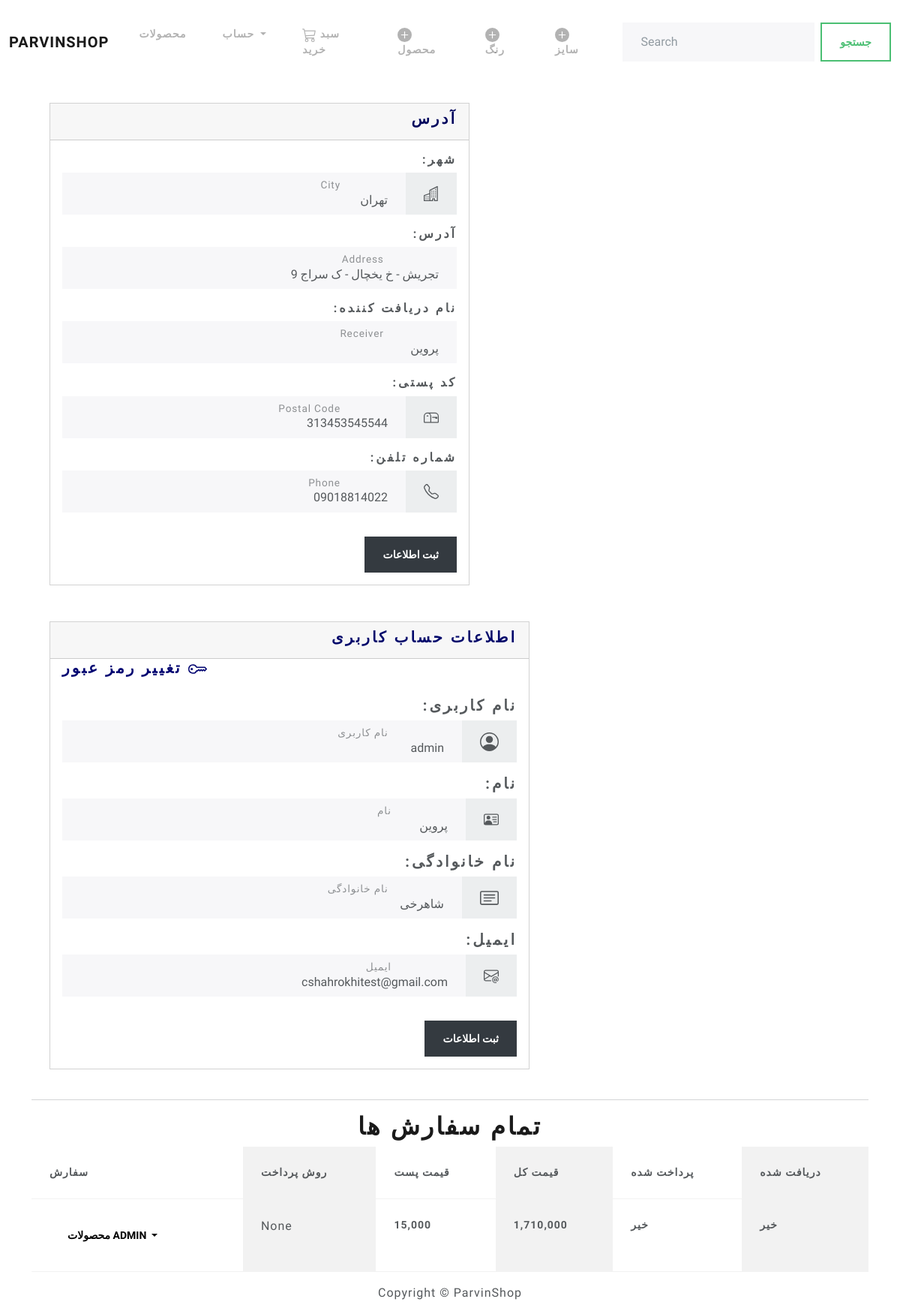
Page /user/account/ (signed in) on the earlier database version.
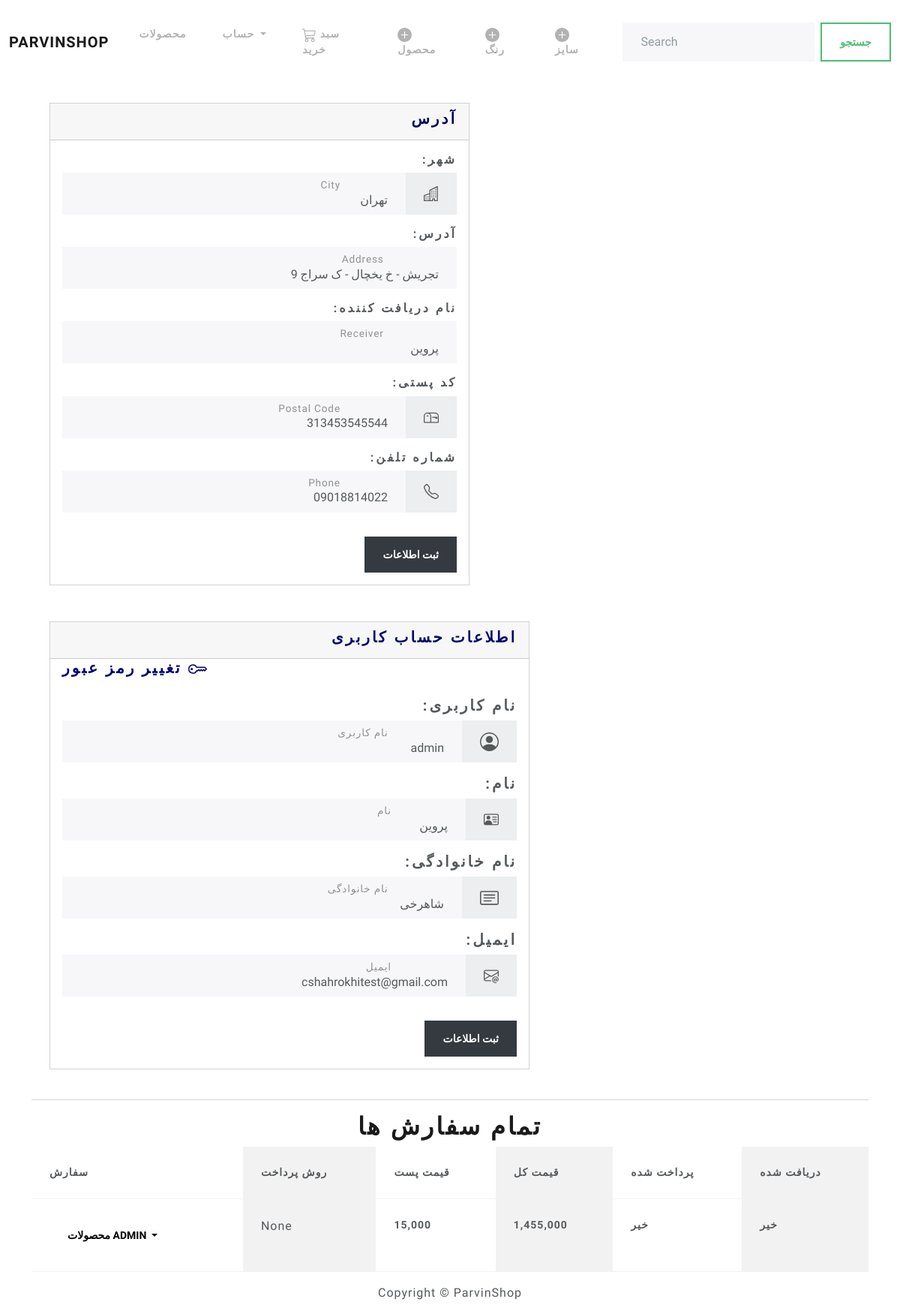
Same page on the later database version.
### users/models.py (models this page shows, shortened)
class Order(models.Model):
    user = models.ForeignKey(User, on_delete=models.SET_NULL, null=True)
    paymentMethod = models.CharField(max_length=200, null=True, blank=True) # default = online
    shippingPrice = models.IntegerField(null=True, blank=True, default=15000)
    totalPrice = models.IntegerField(null=True, blank=True, default=0)
    isPaid = models.BooleanField(default=False)
    paidAt = models.DateTimeField(auto_now_add=False, null=True, blank=True)
    isDelivered = models.BooleanField(default=False)
    deliveredAt = models.DateTimeField(auto_now_add=False, null=True, blank=True)
    createdAt = models.DateTimeField(auto_now_add=True)
    id = models.UUIDField(default=uuid.uuid4, unique=True,
                        primary_key=True, editable=False)
    class Meta:
        ordering = ['-createdAt']

### users/views.py (the view)
# urls.py: path('account/', views.userAccount, name='account'),
@login_required(login_url='login')
def userAccount(request):
    user = request.user
    address = getAdress(user)
    orders, ordders = getAllOrders(user)
    if request.method == 'POST':
        saveAddress(request, address)
    context = {'user': user, 'address': address,
    'orders': orders, 'ordders': ordders}
    return render(request, 'users/account.html', context)

### users/utils.py (called while the page is built)
def getAdress(user):
    try:
        address = user.useraddress
    except:
        address = None
    return address

def getAllOrders(user):
    try:
        orders = user.order_set.all()
    except:
        orders = None
    orderz = []
    ordders = []
    for order in orders:
        orderz += [(order, order.orderitem_set.all())]
        if order.isDelivered == False and order.isPaid == True:
            ordders += [(order, order.orderitem_set.all())]
    return orderz, ordders

### users/templates/users/account.html (shortened to what the changed rows need)
{% extends 'main.html' %}
{% load humanize %}
{% block content %}
<div class="container me-auto">
    <h1 class="text-center">تمام سفارش ها</h1>
    <table class="table table-striped-columns">
      <thead>
        <tr>
          <th scope="col">سفارش</th>
          <th scope="col">روش پرداخت</th>
          <th scope="col">قیمت پست</th>
          <th scope="col">قیمت کل</th>
          <th scope="col">پرداخت شده</th>
          <th scope="col">دریافت شده</th>
        </tr>
      </thead>
      <tbody>
          {% for order, items in orders %}
        <tr>
          <th scope="row"><div class="dropdown">
              <button class="btn btn-secondary dropdown-toggle" type="button" data-bs-toggle="dropdown" aria-expanded="false">
                محصولات   {{request.user}}
              </button>
            </div></th>
          <td>{{order.paymentMethod}}</td>
          <th>{{order.shippingPrice|intcomma}}</th>
          <th>{{order.totalPrice|intcomma}}</th>
          <th>{% if order.isPaid %} بله {% else %} خیر {% endif %}</th>
          <th>{% if order.isDelivered %} بله {% else %} خیر {% endif %}</th>
        </tr>
        {% endfor %}
      </tbody>
    </table>
</div>
{% endblock %}

Differences in the rows shown:
changed Order "None": totalPrice "1,710,000" → "1,455,000"
